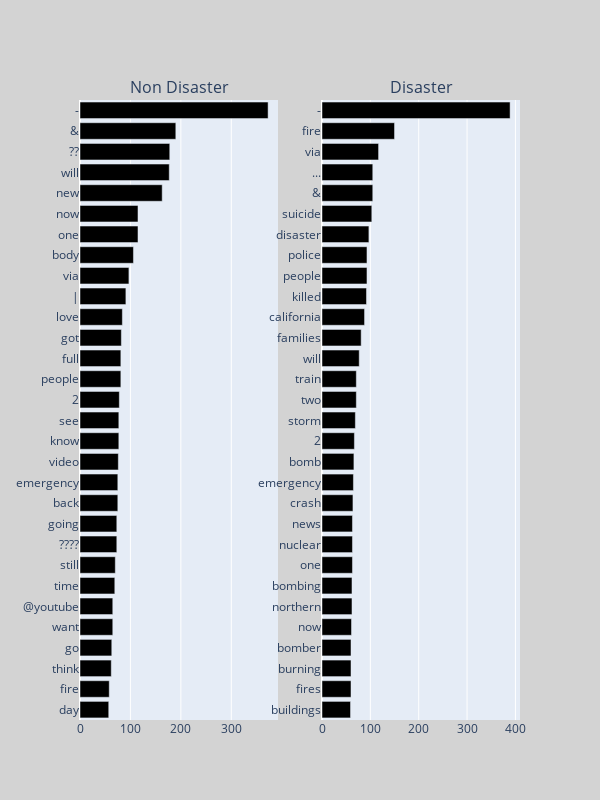

The notebook cell this image was saved under:
### Code cell
# Plot top 30 most frequent words in each case
trace0 = freq_word_plot(freq0_frame.head(30)[::-1])
trace1 = freq_word_plot(freq1_frame.head(30)[::-1])

fig = subplots.make_subplots(rows = 1, cols = 2,
                          subplot_titles = ['Non Disaster', 'Disaster'],
                            vertical_spacing=.04)
fig.append_trace(trace0, 1, 1)
fig.append_trace(trace1, 1, 2)
fig['layout'].update(paper_bgcolor = 'lightgrey', height = 800, width = 600)
py.iplot(fig)

### Figure 1 — Plotly figure (JSON) as saved in the notebook; plotly's stock layout.template omitted (floating-point values rounded to 4 significant figures)
{"data": [{"marker": {"color": "black"}, "orientation": "h", "showlegend": false, "type": "bar", "x": [57, 58, 62, 63, 65, 65, 69, 70, 73, 73, 75, 75, 76, 77, 77, 78, 81, 81, 82, 84, 91, 97, 106, 115, 115, 163, 177, 178, 190, 373], "xaxis": "x", "y": ["day", "fire", "think", "go", "want", "@youtube", "time", "still", "????", "going", "back", "emergency", "video", "know", "see", "2", "people", "full", "got", "love", "|", "via", "body", "one", "now", "new", "will", "??", "&amp;", "-"], "yaxis": "y"}, {"marker": {"color": "black"}, "orientation": "h", "showlegend": false, "type": "bar", "x": [59, 60, 60, 60, 61, 62, 62, 63, 63, 63, 64, 65, 66, 67, 69, 71, 71, 77, 81, 88, 92, 93, 93, 97, 103, 105, 105, 117, 150, 389], "xaxis": "x2", "y": ["buildings", "fires", "burning", "bomber", "now", "northern", "bombing", "one", "nuclear", "news", "crash", "emergency", "bomb", "2", "storm", "two", "train", "will", "families", "california", "killed", "people", "police", "disaster", "suicide", "&amp;", "...", "via", "fire", "-"], "yaxis": "y2"}], "layout": {"annotations": [{"font": {"size": 16}, "showarrow": false, "text": "Non Disaster", "x": 0.225, "xanchor": "center", "xref": "paper", "y": 1, "yanchor": "bottom", "yref": "paper"}, {"font": {"size": 16}, "showarrow": false, "text": "Disaster", "x": 0.775, "xanchor": "center", "xref": "paper", "y": 1, "yanchor": "bottom", "yref": "paper"}], "height": 800, "paper_bgcolor": "lightgrey", "width": 600, "xaxis": {"anchor": "y", "domain": [0, 0.45]}, "xaxis2": {"anchor": "y2", "domain": [0.55, 1]}, "yaxis": {"anchor": "x", "domain": [0, 1]}, "yaxis2": {"anchor": "x2", "domain": [0, 1]}}}
